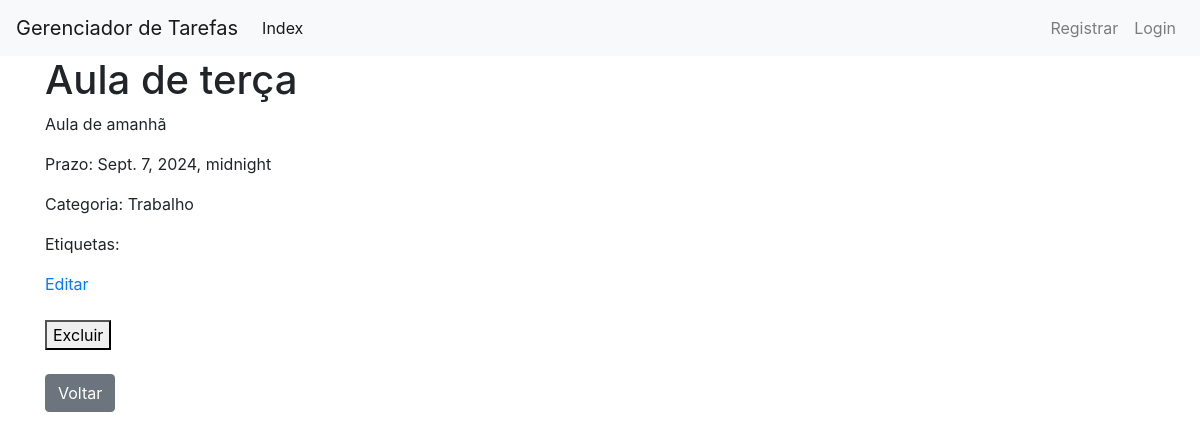
Page /tasks/2/ on the earlier database version.
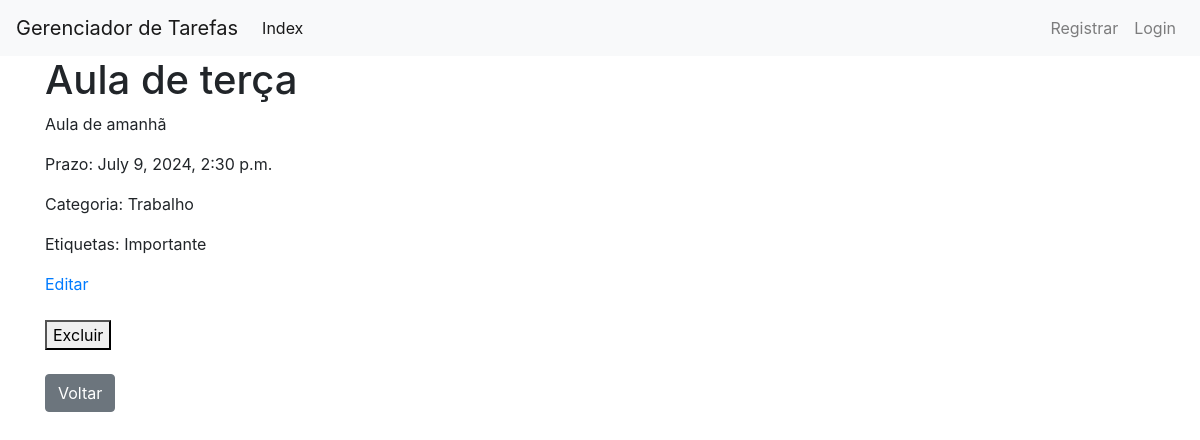
Same page on the later database version.
### tasks/models.py (models this page shows, shortened)
class Task(models.Model):
    title = models.CharField(max_length=200)
    description = models.TextField(blank=True)
    created_at = models.DateTimeField(auto_now_add=True)
    due_date = models.DateTimeField(null=True, blank=True)
    completed = models.BooleanField(default=False)
    category = models.ForeignKey(Category, on_delete=models.CASCADE)
    tags = models.ManyToManyField(Tag, blank=True)
    user = models.ForeignKey(User, on_delete=models.CASCADE)

class Category(models.Model):
    name = models.CharField(max_length=100)

class Tag(models.Model):
    name = models.CharField(max_length=100)

### tasks/views.py (the view)
# urls.py: path('tasks/<int:task_id>/', views.task_detail, name='task_detail'),
def task_detail(request, task_id):
    task = get_object_or_404(Task, id=task_id)
    return render(request, 'tasks/task_detail.html', {'task': task})

### tasks/templates/tasks/task_detail.html (shortened to what this page needs)
{% extends 'base.html' %}
{% block content %}
  <h1>{{ task.title }}</h1>
  <p>{{ task.description }}</p>
  <p>Prazo: {{ task.due_date }}</p>
  <p>Categoria: {{ task.category.name }}</p>
  <p>Etiquetas:
    {% for tag in task.tags.all %}
      {{ tag.name }}
    {% endfor %}
  </p>
  <a href="{% url 'task_edit' task.id %}">Editar</a>
  <form method="POST" action="{% url 'task_delete' task.id %}">
    <br>
    <button type="submit">Excluir</button>
  </form>
  <br>
  <a href="{% url 'index' %}" class="btn btn-secondary">Voltar</a>
{% endblock %}

Differences in the rows shown:
changed Task "Aula de terça": due_date "Sept. 7, 2024, midnight" → "July 9, 2024, 2:30 p.m."
now on this page (row unchanged): Tag: name "Importante"
